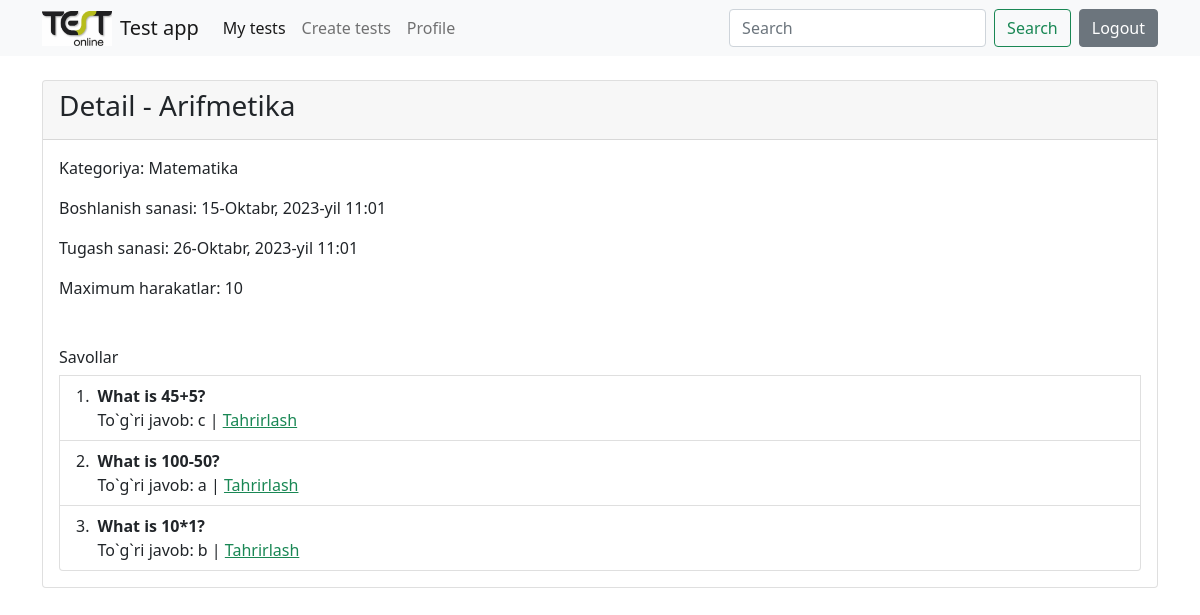
/detail_test/1/ (signed in), run on the app's committed database.
### main/models.py (models this page shows, shortened)
class Test(models.Model):
    author = models.ForeignKey(User, on_delete=models.CASCADE, verbose_name="avtor")
    category = models.ForeignKey(Category, on_delete=models.CASCADE, verbose_name="kategoriya")
    title = models.CharField(max_length=250, verbose_name="sarlavha")
    maximum_attemps = models.PositiveIntegerField(verbose_name="maxsimum harakatlar soni")
    pass_percentage = models.PositiveIntegerField(default=60)
    start_date = models.DateTimeField(default=timezone.now, verbose_name="boshlanish sanasi")
    end_data = models.DateTimeField(default=(timezone.now()+timezone.timedelta(days=2)), verbose_name="tugash sanasi")
    class Meta:
        verbose_name = "Test"
        verbose_name_plural = "Testlar"

class Category(models.Model):
    name = models.CharField(max_length=60, verbose_name="Nomi")
    def __str__(self):
        return str(self.name)
    class Meta:
        verbose_name = "Kategoriya"
        verbose_name_plural = "Kategoriyalar"

class Question(models.Model):
    test = models.ForeignKey(Test, on_delete=models.CASCADE, related_name='questions')
    question = models.CharField(max_length=400, verbose_name="savol")
    answer_a = models.CharField(max_length=250, verbose_name="a javob")
    answer_b = models.CharField(max_length=250, verbose_name="b javob")
    answer_c = models.CharField(max_length=250, verbose_name="c javob")
    answer_d = models.CharField(max_length=250, verbose_name="d javob")
    true_answer = models.CharField(max_length=250, verbose_name="to`g`ri javob")
    class Meta:
        verbose_name = "Savol"
        verbose_name_plural = "Savollar"

### main/views.py (the view)
# urls.py: path("detail_test/<int:test_id>/", detail_test, name="detail_test"),
@login_required(login_url="login")
def detail_test(request, test_id):
    test = Test.objects.get(id=test_id)
    questions = Question.objects.filter(test=test)
    return render(request, "detail_test.html", {"test":test, "questions":questions})

### templates/detail_test.html (shortened to what this page needs)
{% extends 'base.html' %}
{% load crispy_forms_tags %}
{% block content %}
    <div class="card mt-4">
        <div class="card-header">
            <h3>Detail - {{test.title}}</h3>
        </div>
        <div class="card-body">
            <p>Kategoriya: {{test.category}}</p>
            <p>Boshlanish sanasi: {{test.start_date}}</p>
            <p>Tugash sanasi: {{test.end_data}}</p>
            <p>Maximum harakatlar: {{test.maximum_attemps}}</p>
            <ol class="list-group list-group-numbered mt-5">
                <h6>Savollar</h6>
                {% for question in questions %}
                <li class="list-group-item d-flex justify-content-between align-items-start">
                    <div class="ms-2 me-auto">
                      <div class="fw-bold">{{question.question}}</div>
                      To`g`ri javob: {{question.true_answer}} | <a class="link-success" href="{% url 'update_question' question.id %}">Tahrirlash</a>
                    </div>
                  </li>
                {% endfor %}
              </ol>
        </div>
    </div>
{% endblock content %}

### data on the page
Test: title "Arifmetika", category "Matematika", start_date "15-Oktabr, 2023-yil 11:01", end_data "26-Oktabr, 2023-yil 11:01", maximum_attemps "10"
Question: question "What is 45+5?", true_answer "c"
Question: question "What is 100-50?", true_answer "a"
Question: question "What is 10*1?", true_answer "b"
